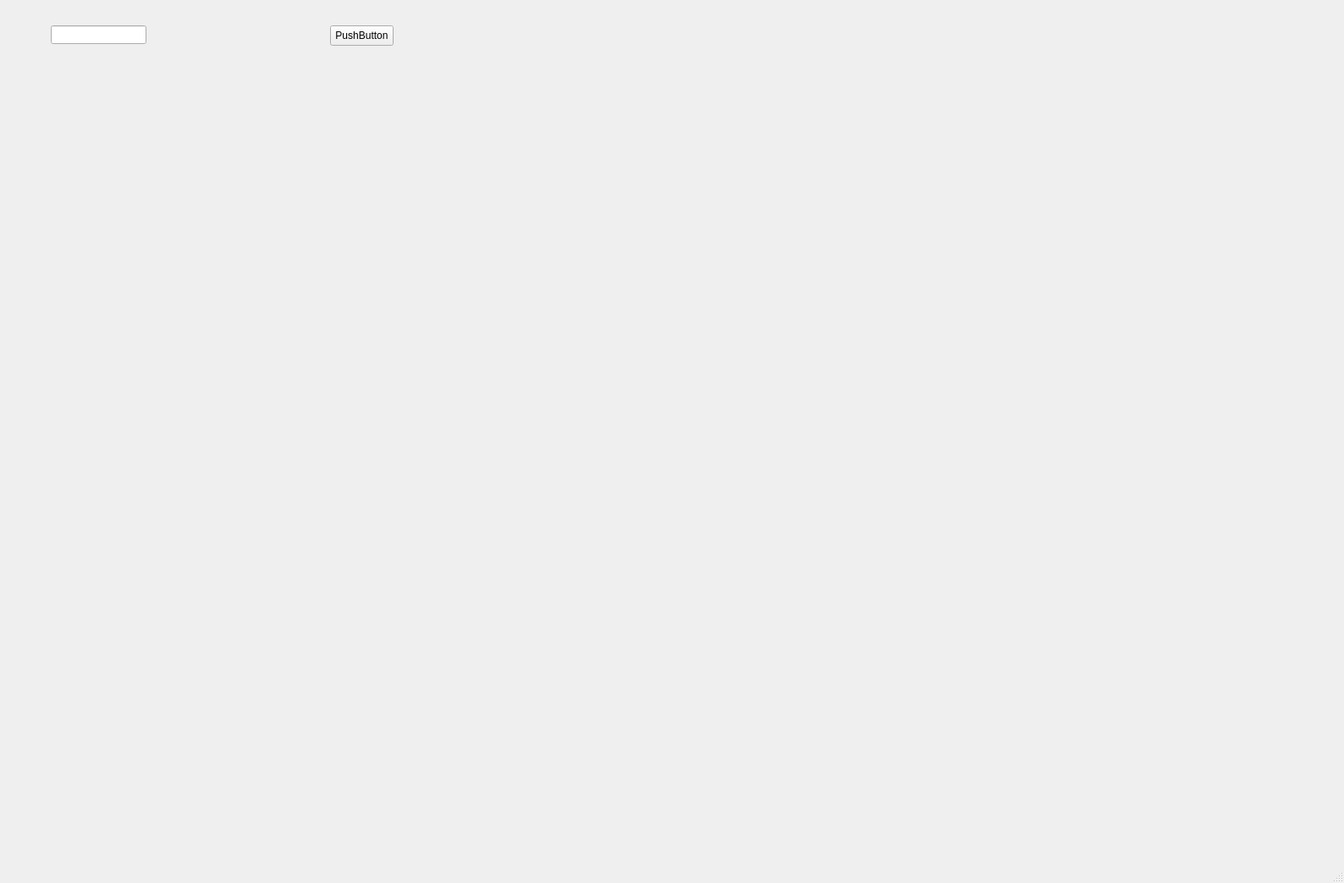
<?xml version="1.0" encoding="UTF-8"?>
<ui version="4.0">
 <class>MainWindow</class>
 <widget class="QMainWindow" name="MainWindow">
  <property name="geometry">
   <rect>
    <x>0</x>
    <y>0</y>
    <width>1588</width>
    <height>1043</height>
   </rect>
  </property>
  <property name="windowTitle">
   <string>MainWindow</string>
  </property>
  <widget class="QWidget" name="centralwidget">
   <widget class="my_widget" name="widget" native="true">
    <property name="geometry">
     <rect>
      <x>0</x>
      <y>80</y>
      <width>2000</width>
      <height>1000</height>
     </rect>
    </property>
   </widget>
   <widget class="QPushButton" name="pushButton_draw">
    <property name="geometry">
     <rect>
      <x>390</x>
      <y>30</y>
      <width>75</width>
      <height>24</height>
     </rect>
    </property>
    <property name="text">
     <string>PushButton</string>
    </property>
   </widget>
   <widget class="QLineEdit" name="lineEdit_x">
    <property name="geometry">
     <rect>
      <x>60</x>
      <y>30</y>
      <width>113</width>
      <height>22</height>
     </rect>
    </property>
   </widget>
  </widget>
  <widget class="QMenuBar" name="menubar">
   <property name="geometry">
    <rect>
     <x>0</x>
     <y>0</y>
     <width>1588</width>
     <height>26</height>
    </rect>
   </property>
  </widget>
  <widget class="QStatusBar" name="statusbar"/>
 </widget>
 <customwidgets>
  <customwidget>
   <class>my_widget</class>
   <extends>QWidget</extends>
   <header location="global">my_widget.h</header>
   <container>1</container>
  </customwidget>
 </customwidgets>
 <resources/>
 <connections/>
</ui>
